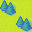

Tiled map render using the project's own tile images. Description and the whole map definition, tile-layer contents included, below:
An orthogonal 2x2 tile map with 16x16 px tiles, 1 tile layer (Tile Layer 1).

<map version="1.5" tiledversion="1.7.2" orientation="orthogonal" renderorder="right-down" width="2" height="2" tilewidth="16" tileheight="16" infinite="0" nextlayerid="2" nextobjectid="1">
 <tileset firstgid="1" name="aw2.png" tilewidth="16" tileheight="16" tilecount="512" columns="32">
  <image source="aw2.png" trans="ffffff" width="512" height="256" />
 </tileset>
 <layer id="1" name="Tile Layer 1" width="2" height="2">
  <data>
   <tile gid="136" />
   <tile gid="2" />
   <tile gid="2" />
   <tile gid="136" />
  </data>
 </layer>
</map>
